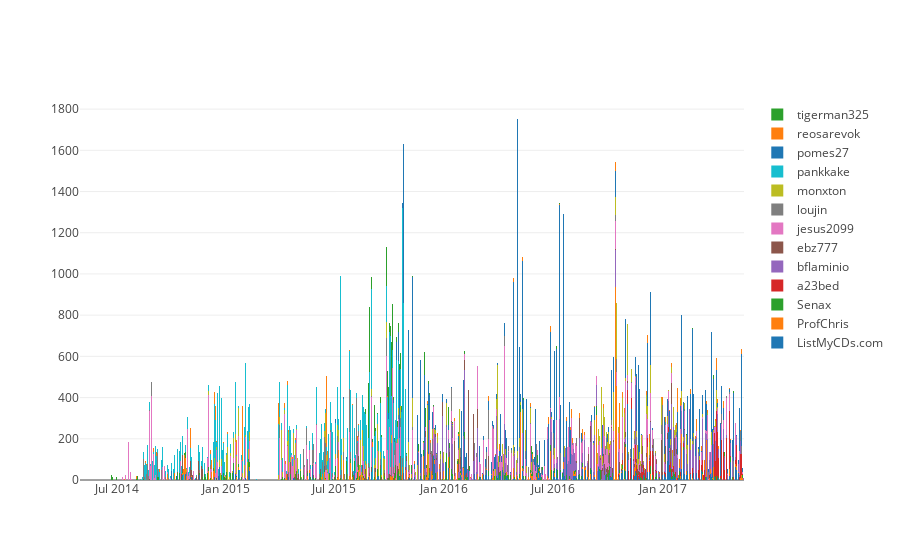

The cell this chart's notebook holds for it:
### Code cell
data = []
for editor in editor_and_date_count.columns:
    trace = go.Bar(
        x=editor_and_date_count.index,
        y=editor_and_date_count[[editor]].values.flatten(),
        name=editor
    )
    data.append(trace)

iplot(go.Figure(data=data, 
                layout=go.Layout(barmode='stack')))

### Figure 1 — Plotly figure (JSON) as saved in the notebook; plotly's stock layout.template omitted (floating-point values rounded to 4 significant figures; data arrays with more than 128 entries replaced by an {"elided": "..."} marker saying what was removed)
{"data": [{"name": "ListMyCDs.com", "type": "bar", "x": {"elided": "1113 str values"}, "y": {"elided": "1113 int values"}}, {"name": "ProfChris", "type": "bar", "x": {"elided": "1113 str values"}, "y": {"elided": "1113 int values"}}, {"name": "Senax", "type": "bar", "x": {"elided": "1113 str values"}, "y": {"elided": "1113 int values"}}, {"name": "a23bed", "type": "bar", "x": {"elided": "1113 str values"}, "y": {"elided": "1113 int values"}}, {"name": "bflaminio", "type": "bar", "x": {"elided": "1113 str values"}, "y": {"elided": "1113 int values"}}, {"name": "ebz777", "type": "bar", "x": {"elided": "1113 str values"}, "y": {"elided": "1113 int values"}}, {"name": "jesus2099", "type": "bar", "x": {"elided": "1113 str values"}, "y": {"elided": "1113 int values"}}, {"name": "loujin", "type": "bar", "x": {"elided": "1113 str values"}, "y": {"elided": "1113 int values"}}, {"name": "monxton", "type": "bar", "x": {"elided": "1113 str values"}, "y": {"elided": "1113 int values"}}, {"name": "pankkake", "type": "bar", "x": {"elided": "1113 str values"}, "y": {"elided": "1113 int values"}}, {"name": "pomes27", "type": "bar", "x": {"elided": "1113 str values"}, "y": {"elided": "1113 int values"}}, {"name": "reosarevok", "type": "bar", "x": {"elided": "1113 str values"}, "y": {"elided": "1113 int values"}}, {"name": "tigerman325", "type": "bar", "x": {"elided": "1113 str values"}, "y": {"elided": "1113 int values"}}], "layout": {"barmode": "stack"}}
